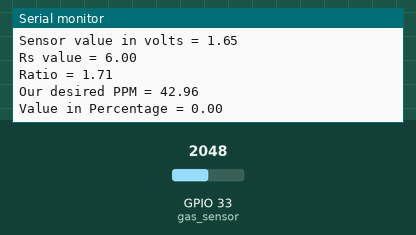
Simulated run of this sketch. Board: ESP32. On the bench: the last lines printed to the serial monitor. The test bench sets the inputs (shaded band); at power-on: GPIO 33 (gas_sensor) = 2048.

Above: at 1.2 s.
1.3 s: GPIO 33 (gas_sensor) set to 3859
At 2.6 s:
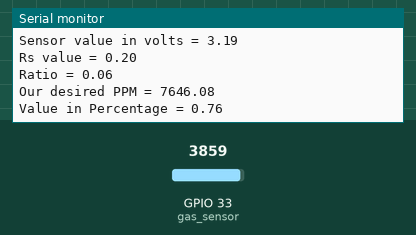
2.8 s: GPIO 33 (gas_sensor) set to 3949
At 4.6 s:
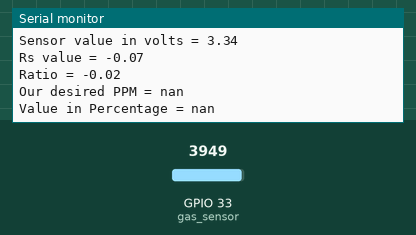
Timing chart, 0 to 6.1 s (numbered marks = the images above; inputs shaded):
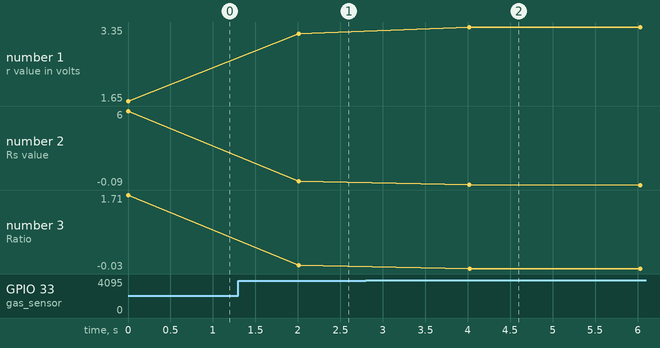

The sketch:

MQ7_2.ino
```cpp
int gas_sensor = 33; //Sensor pin
float m = -0.6527; //Slope
float b = 1.30; //Y-Intercept
float R0 = 3.50; //Sensor Resistance in fresh air from previous code
  float sensor_volt; //Define variable for sensor voltage
  float RS_gas; //Define variable for sensor resistance
  float ratio; //Define variable for ratio
  float sensorValue=0;

void setup() {
  Serial.begin(115200); //Baud rate

  pinMode(gas_sensor, INPUT); //Set gas sensor as input
}

void loop() {

  for(int i=0 ; i<20 ;i++){
  sensorValue = sensorValue+analogRead(gas_sensor); //Read analog values of sensor
  }
  sensorValue=sensorValue/20;
  Serial.print("GAS SENSOR RAW VALUE = ");
  Serial.println(sensorValue);
  sensor_volt = sensorValue*(3.3/4096); //Convert analog values to voltage
  Serial.print("Sensor value in volts = ");
  Serial.println(sensor_volt);
  RS_gas = ((3.3*6.0)/sensor_volt)-6.0; //Get value of RS in a gas
  Serial.print("Rs value = ");
  Serial.println(RS_gas);
  ratio = RS_gas/R0;  // Get ratio RS_gas/RS_air

  Serial.print("Ratio = ");
  Serial.println(ratio);
  double ppm_log = (log10(ratio)-b)/m; //Get ppm value in linear scale according to the the ratio value
  double ppm = pow(10, ppm_log); //Convert ppm value to log scale
  Serial.print("Our desired PPM = ");
  Serial.println(ppm);
  double percentage = ppm/10000; //Convert to percentage
  Serial.print("Value in Percentage = "); //Load screen buffer with percentage value
  Serial.println(percentage);
  delay(2000);
}
```

Measured:
- the behaviour switches between 3896 and 3897 on GPIO 33 (gas_sensor) (found by bisection; images 1 and 2)
- after the input at 1.3 s, the serial monitor: prints a new line after 0.71 s (image 1)
- after the input at 2.8 s, the serial monitor: prints a new line after 1.2 s (image 2)
- plotted number 1: 1.65 → 3.19 after the input at 1.3 s, 3.19 → 3.35 after the input at 2.8 s
- plotted number 2: 6 → 0.2 after the input at 1.3 s, 0.2 → -0.09 after the input at 2.8 s
- plotted number 3: 1.71 → 0.06 after the input at 1.3 s, 0.06 → -0.03 after the input at 2.8 s
